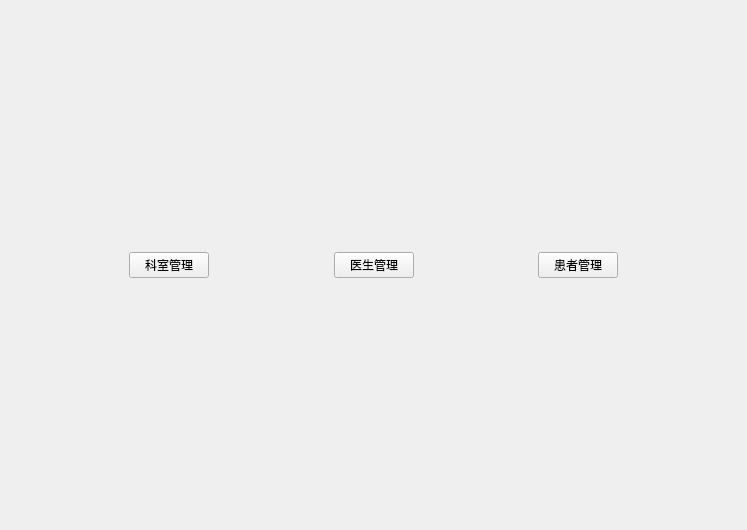
<?xml version="1.0" encoding="UTF-8"?>
<ui version="4.0">
 <class>WelcomeView</class>
 <widget class="QWidget" name="WelcomeView">
  <property name="geometry">
   <rect>
    <x>0</x>
    <y>0</y>
    <width>747</width>
    <height>530</height>
   </rect>
  </property>
  <property name="windowTitle">
   <string>欢迎</string>
  </property>
  <layout class="QVBoxLayout" name="verticalLayout">
   <item>
    <spacer name="verticalSpacer">
     <property name="orientation">
      <enum>Qt::Orientation::Vertical</enum>
     </property>
     <property name="sizeHint" stdset="0">
      <size>
       <width>17</width>
       <height>229</height>
      </size>
     </property>
    </spacer>
   </item>
   <item>
    <layout class="QHBoxLayout" name="horizontalLayout">
     <item>
      <spacer name="horizontalSpacer">
       <property name="orientation">
        <enum>Qt::Orientation::Horizontal</enum>
       </property>
       <property name="sizeHint" stdset="0">
        <size>
         <width>40</width>
         <height>20</height>
        </size>
       </property>
      </spacer>
     </item>
     <item>
      <widget class="QPushButton" name="btDepartment">
       <property name="sizePolicy">
        <sizepolicy hsizetype="Preferred" vsizetype="Preferred">
         <horstretch>0</horstretch>
         <verstretch>0</verstretch>
        </sizepolicy>
       </property>
       <property name="text">
        <string>科室管理</string>
       </property>
      </widget>
     </item>
     <item>
      <spacer name="horizontalSpacer_3">
       <property name="orientation">
        <enum>Qt::Orientation::Horizontal</enum>
       </property>
       <property name="sizeHint" stdset="0">
        <size>
         <width>40</width>
         <height>20</height>
        </size>
       </property>
      </spacer>
     </item>
     <item>
      <widget class="QPushButton" name="btDoctor">
       <property name="sizePolicy">
        <sizepolicy hsizetype="Preferred" vsizetype="Preferred">
         <horstretch>0</horstretch>
         <verstretch>0</verstretch>
        </sizepolicy>
       </property>
       <property name="text">
        <string>医生管理</string>
       </property>
      </widget>
     </item>
     <item>
      <spacer name="horizontalSpacer_4">
       <property name="orientation">
        <enum>Qt::Orientation::Horizontal</enum>
       </property>
       <property name="sizeHint" stdset="0">
        <size>
         <width>40</width>
         <height>20</height>
        </size>
       </property>
      </spacer>
     </item>
     <item>
      <widget class="QPushButton" name="btPatient">
       <property name="sizePolicy">
        <sizepolicy hsizetype="Preferred" vsizetype="Preferred">
         <horstretch>0</horstretch>
         <verstretch>0</verstretch>
        </sizepolicy>
       </property>
       <property name="text">
        <string>患者管理</string>
       </property>
      </widget>
     </item>
     <item>
      <spacer name="horizontalSpacer_2">
       <property name="orientation">
        <enum>Qt::Orientation::Horizontal</enum>
       </property>
       <property name="sizeHint" stdset="0">
        <size>
         <width>40</width>
         <height>20</height>
        </size>
       </property>
      </spacer>
     </item>
    </layout>
   </item>
   <item>
    <spacer name="verticalSpacer_2">
     <property name="orientation">
      <enum>Qt::Orientation::Vertical</enum>
     </property>
     <property name="sizeHint" stdset="0">
      <size>
       <width>17</width>
       <height>229</height>
      </size>
     </property>
    </spacer>
   </item>
  </layout>
 </widget>
 <resources/>
 <connections/>
</ui>
